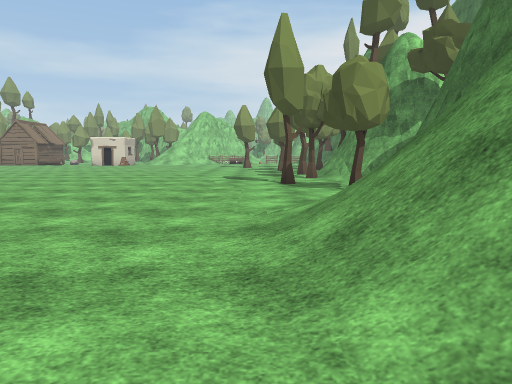
View 1 (above)

24 first-person views from a walk through a Unity game level. The camera is 1.4 m above the floor, tilts 6° down and sees 70° across. The floor is counted in squares, 2 m on a side. Each view is taken from the middle of a square. On the plan, view 1 faces up. The plan holds only what a view shows up to about 11 squares ahead; the rest is blank. The place goes on beyond the plan. Some animated figures are left out. Door leaves are left out, so doorways stand open. Some surface patterns are stand-ins.

View 2
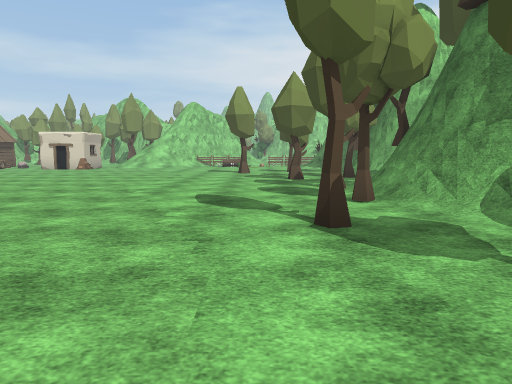

View 3
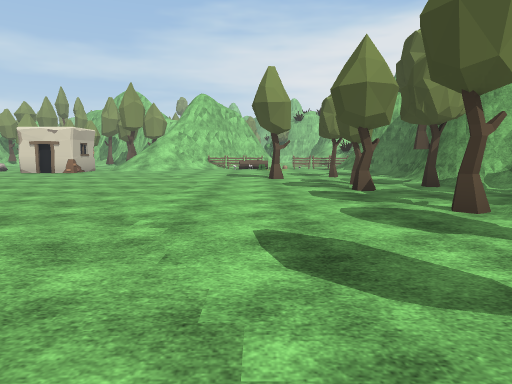

View 4
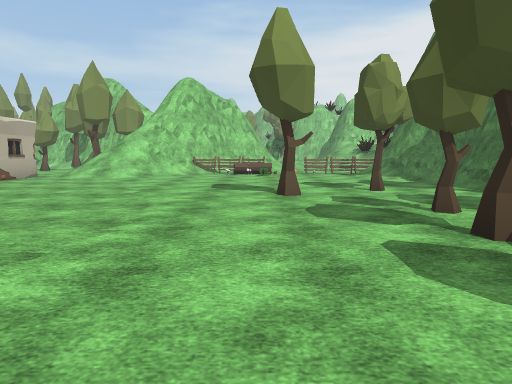

View 5
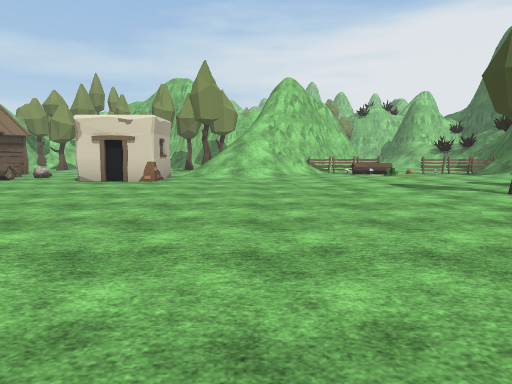

View 6
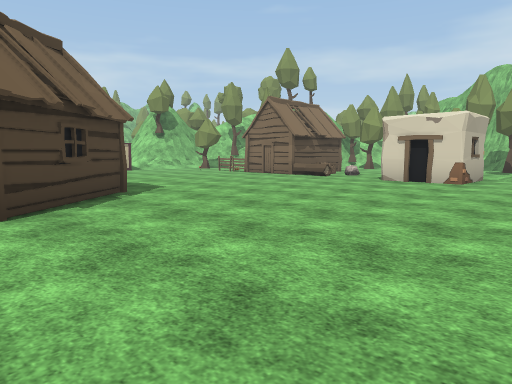

View 7
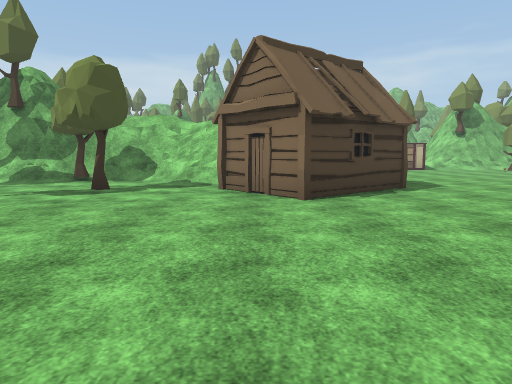

View 8
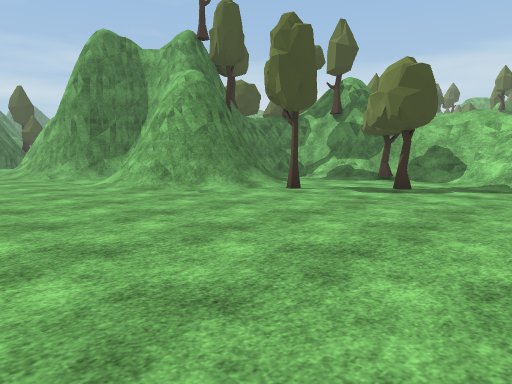

View 9
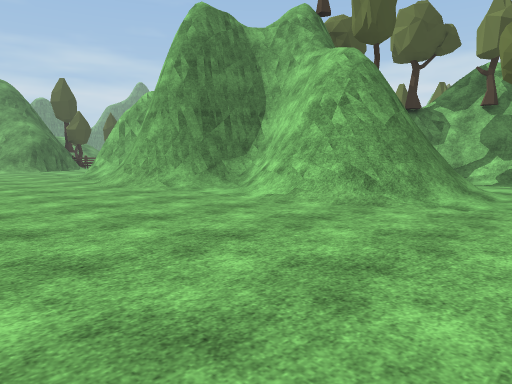

View 10
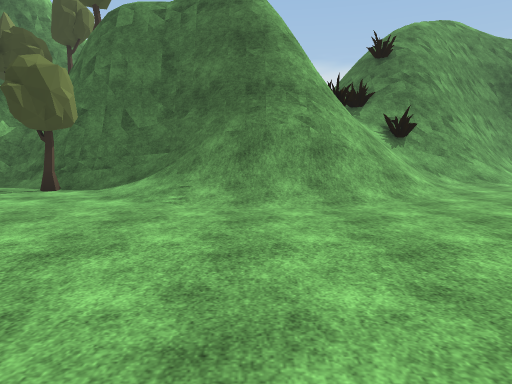

View 11
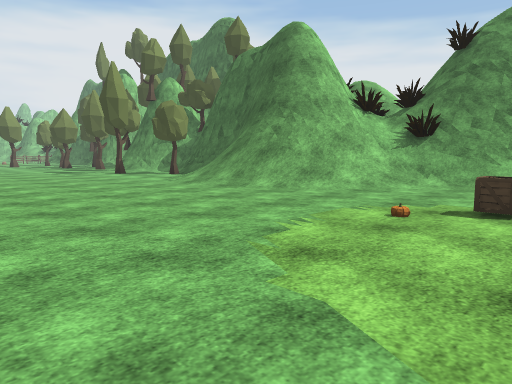

View 12
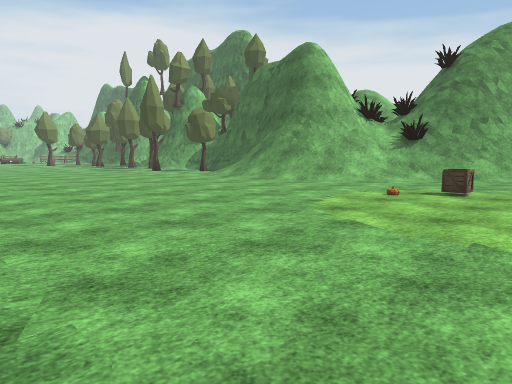

View 13
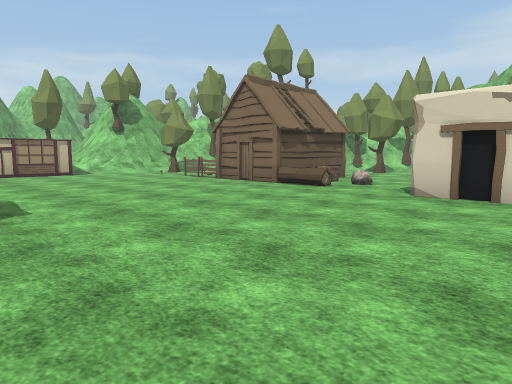

View 14
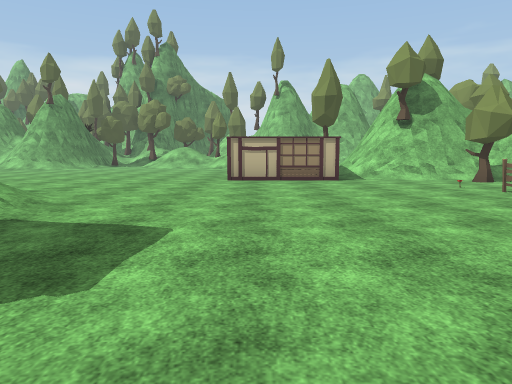

View 15
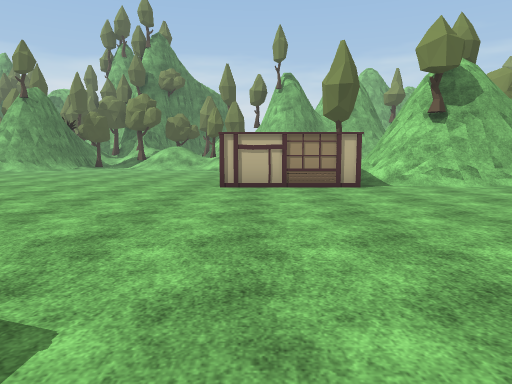

View 16
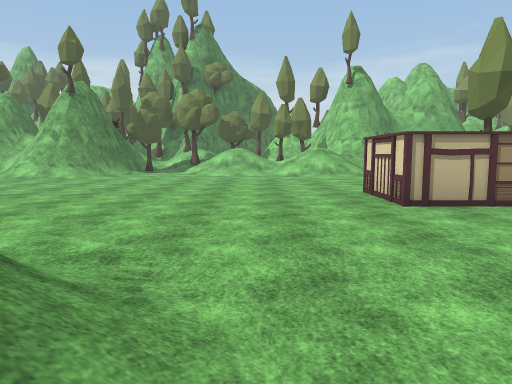

View 17
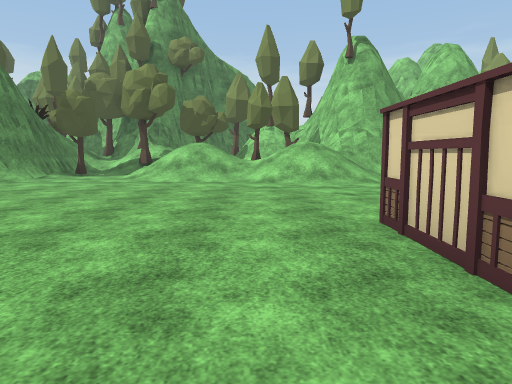

View 18
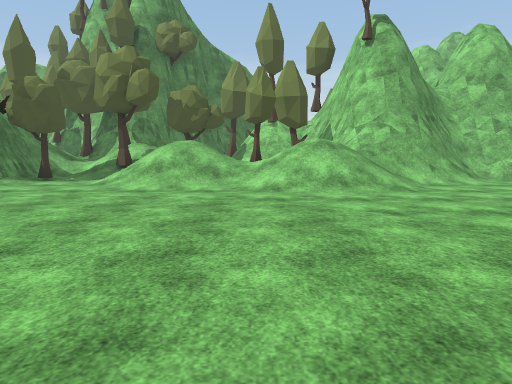

View 19
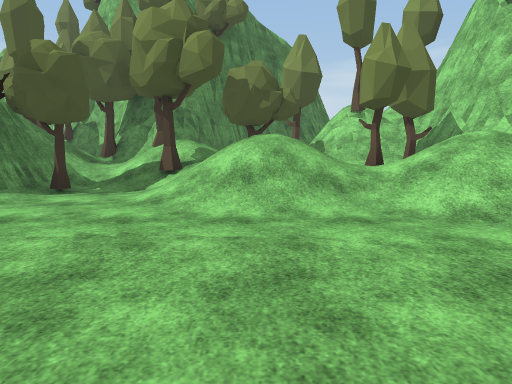

View 20
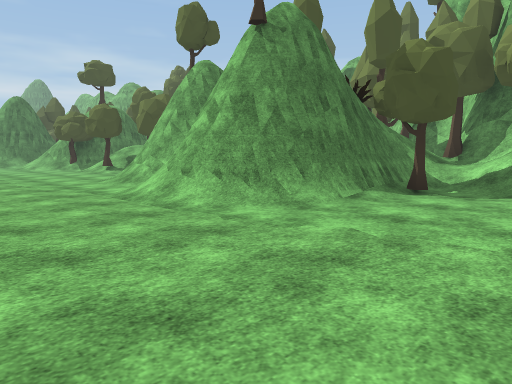

View 21
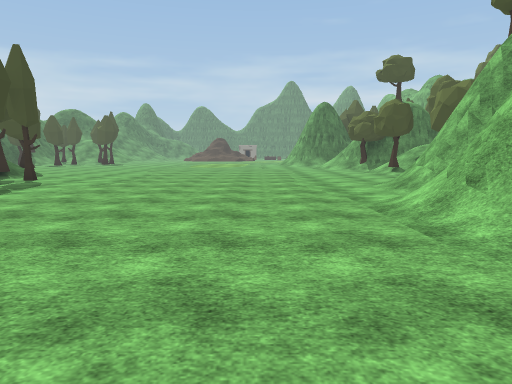

View 22
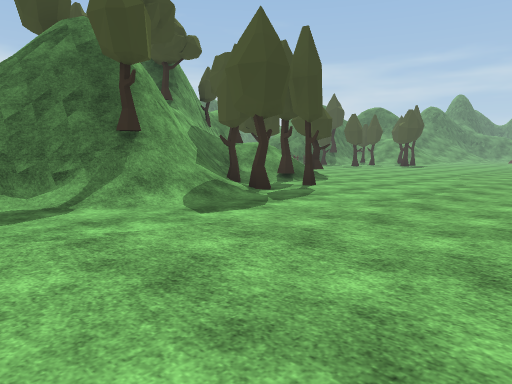

View 23
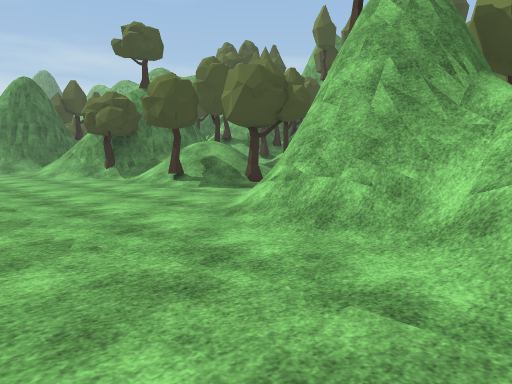

View 24
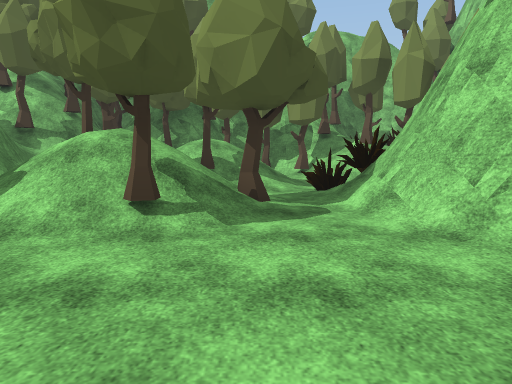

### Floor plan
Key: @ floor where view 1 was taken; # wall or solid block; . main floor; : floor 1.75 m higher than the main floor; + floor 2.25 m higher than the main floor; * floor 2.5 m higher than the main floor; % floor 4 m higher than the main floor; / step, stairs or slope; = window, fence, low wall or low ledge; v drop or lower ground; T tree; R rock; L log; H hut; C crate; F fence; O other object.
Columns run from 36 left of view 1 to 6 right of it. Each row starts with its distance up from view 1.
 23                ##T   H HOR. O////......##
 22       #/       ##...FFHLL.. #........../#
 21       #..     ##/.O........##...........#
 20       #=..    #/........................#
 19       ##....    #....................T..#
 18       #///...   #...................T../#
 17     ### //.....##....................../#
 16     #/T///...........................T.T##
 15    ##/ T//...............H...........T../
 14        //............// HH..............
 13      T //...........//  H.H............#
 12   #//////...........     H............T#
 11   ##T/T/...........  /=  ............./#
 10   ##///...........   /=/..............T##
  9   #T/#T##/......     /v..T...........T./#
  8     *#####/......    /=T...............##
  7   T  #   #/......../# #/..T...........T#
  6   O  #  ##/......./##TT/..##/........./#
  5      ###=/......../####/.####........//#
  4  #     ##/......../##=#    ##.......///#
  3 TT/T   ##/........T/##%    ##.......//##
  2 #://=####...........T#     #//......//###
  1 #T//.//...........TT/:     ##/.......//###
  0 #T ///T/...........///      ##......@////##
 -1 #T /T//T....   ..../T       ##........//###
 -2 #T    ///...   .....        #/........./##
 -3 ##   T//...    ....         #/......C.../#
 -4 #OT   //...    ...           .........   ##
 -5  T+/## T/..                  ....         #

Positions as (right, up) in squares from view 1, and headings:
1: (0, 0), facing up
2: (0, 5), facing up
3: (-1, 8), facing up
4: (-1, 12), facing up
5: (-5, 12), facing up
6: (-5, 12), facing up-left
7: (-4, 12), facing left
8: (-4, 12), facing down-left
9: (-3, 8), facing down-left
10: (-5, 3), facing right
11: (-5, -4), facing up-right
12: (-7, -5), facing up-right
13: (-7, 15), facing up-left
14: (-10, 17), facing left
15: (-12, 17), facing left
16: (-14, 14), facing left
17: (-18, 15), facing left
18: (-20, 15), facing left
19: (-23, 13), facing left
20: (-23, 12), facing down-left
21: (-24, 11), facing down
22: (-23, 8), facing down-right
23: (-24, 6), facing down-left
24: (-25, 0), facing left
